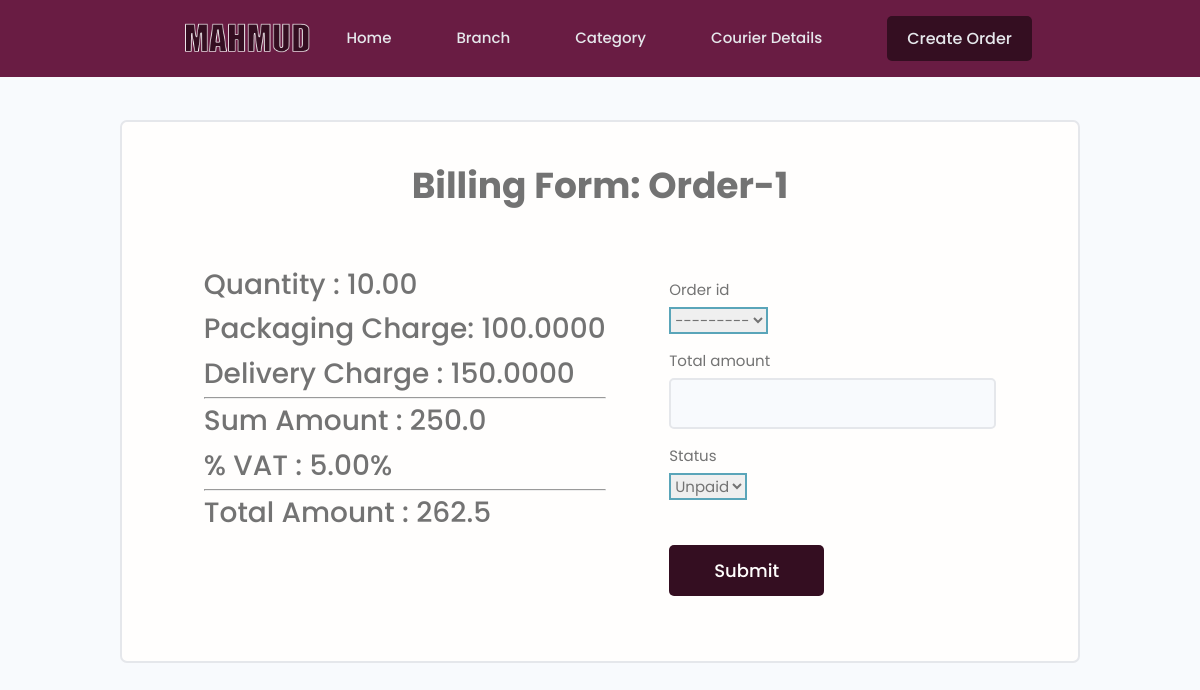
The app's page /billing-form/, older data.
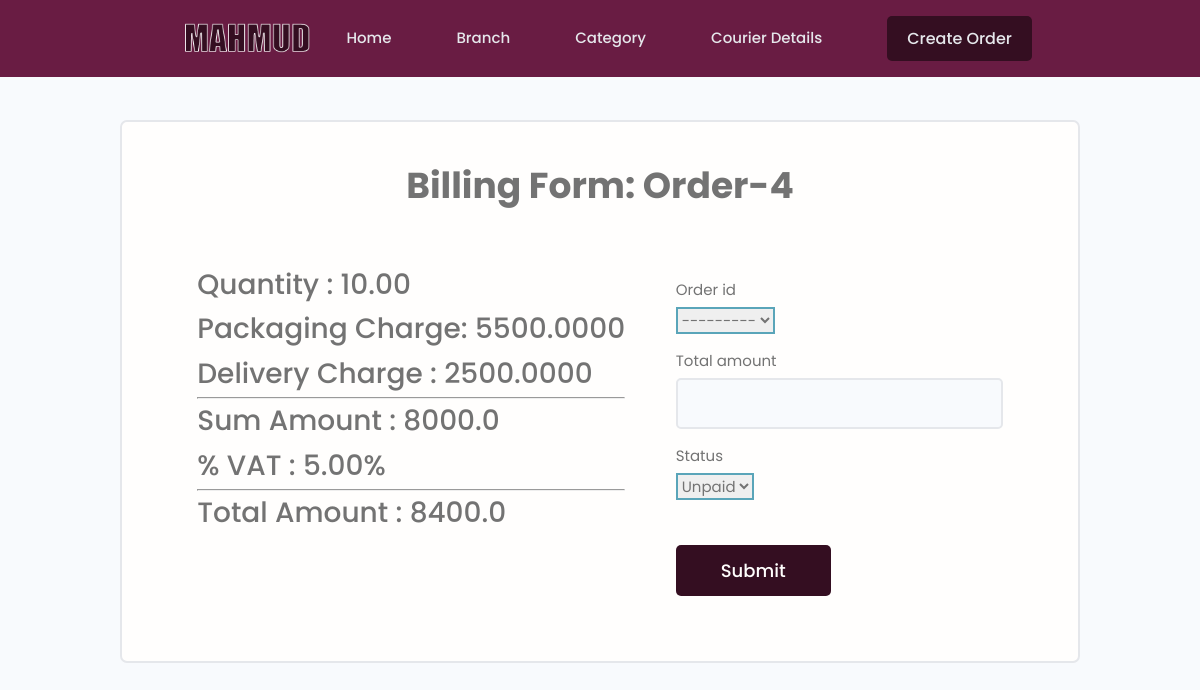
The same page, newer data.
### category/models.py (models this page shows, shortened)
class Order(models.Model):
    GENDER_TYPE = (
        ('male','male'),
        ('female','female'),
        ('others','others')
    )
    order_id = models.CharField(max_length=20, unique=True, primary_key=True, default='Order-')
    customer_name = models.CharField(max_length=200)
    customer_image = models.ImageField(null=True, blank=True, default='default.jpg')
    customer_phone = models.CharField(max_length=200, null=True,blank=True, default='+880')
    customer_address = models.TextField(null=True,blank=True)
    customer_gender = models.CharField(max_length=50,choices=GENDER_TYPE, null=True,blank=True)
    branch_name = models.ForeignKey(Branch, on_delete=models.CASCADE)
    category = models.ForeignKey(Category, on_delete=models.CASCADE)
    quantity = models.DecimalField(max_digits=10, decimal_places=2, default=1)
    order_date = models.DateField(("Date"), default=date.today)
    recipient_name = models.CharField(max_length=200)
    recipient_image = models.ImageField(null=True, blank=True, default='default.jpg')
    recipient_phone = models.CharField(max_length=200, null=True,blank=True, default='+880')
    recipient_address = models.TextField(null=True,blank=True)
    recipient_gender = models.CharField(max_length=50,choices=GENDER_TYPE, null=True,blank=True)
    delivery_date  = models.DateField(("Date"), default=date.today)
    created = models.DateTimeField(auto_now_add=True) #save time once when created
    updated = models.DateTimeField(auto_now=True) #save time every time when updated
    def __str__(self):
        return self.order_id

class Category(models.Model):
    category_id = models.UUIDField(default=uuid.uuid4, unique=True, primary_key=True, editable=False)
    category_name = models.CharField(max_length=200, unique=True)
    category_description = models.TextField(null=True,blank=True)
    category_image = models.ImageField(null=True, blank=True, default='default.jpg')
    category_quantity = models.DecimalField(max_digits=10, decimal_places=2, default=1)
    packaging_charge = models.DecimalField(max_digits=10, decimal_places=2)
    delivery_charge = models.DecimalField(max_digits=10, decimal_places=2)
    category_vat = models.DecimalField(max_digits=10, decimal_places=2, default=5)
    category_created = models.DateTimeField(auto_now_add=True)

### category/views.py (the view)
# urls.py: path('billing-form/', views.createBilling, name='billing-form'),
def createBilling(req):
    form = BillingForm()
    currId = 'Order-1'
    if Order.objects.exists():
        currId = str(Order.objects.latest('created'))
        print(currId)
    category = Order.objects.get(order_id=currId).category
    packCharge = category.packaging_charge
    delCharge = category.delivery_charge
    quantity = Order.objects.get(order_id=currId).quantity
    amount = float(packCharge+delCharge)*float(quantity)
    vat = category.category_vat
    total_amount = amount+amount*float(vat)*.01
    if  req.method=='POST':
        form = BillingForm(req.POST)
        if form.is_valid():
            form.save()
            return redirect('courier-details')
    context = {'form':form,'currId':currId,'packCharge':packCharge*quantity,'delCharge':delCharge*quantity,'quantity':quantity,'amount':amount,'vat':vat,'total_amount':total_amount}
    return render(req, 'category/billing-form.html',context)

### category/forms.py
class BillingForm(ModelForm):
    class Meta:
        model = Billing
        fields = '__all__'
    def  __init__(self, *args, **kwargs):
        super(BillingForm, self).__init__(*args, **kwargs)
        for key, value in self.fields.items():
            value.widget.attrs.update({'class':'input'})

### category/templates/category/billing-form.html (shortened to what this page needs)
<!DOCTYPE html>
{% extends 'main.html' %}
    {% block content %}
    <main class="formPage top-padding-max">
        <div class="container">
            <div class="formWrapper">
                <h2 style="text-align: center;">Billing Form: {{currId}}</h2>
                <br><br>
                <div style="width: 100%; display: flex; justify-content: space-around;">
                    <div>
                        <h4>Quantity        : {{quantity}}</h4>
                        <h4>Packaging Charge: {{packCharge}}</h4>
                        <h4>Delivery Charge : {{delCharge}}</h4><hr>
                        <h4>Sum Amount      : {{amount}}</h4>
                        <h4>% VAT           : {{vat}}%</h4><hr>
                        <h4>Total Amount    : {{total_amount}}</h4>
                    </div>
                    <form class="form" method="POST" enctype="multipart/form-data">
                        {% for field in form %}
                        <div class="form__field">
                            <label for="formInput#text">{{field.label}}</label>
                            {{field}}
                        </div>
                        {% endfor %}
                        <input class="btn btn--sub btn--lg  my-md" type="submit" value="Submit" />
                    </form>
                </div>
            </div>
        </div>
    </main>
    {% endblock content %}

Row changes from the older to the newer data that the page shows:
now on this page (row edited): Order: order_id "Order-4", quantity "10.00"
Text that changed along with them:
{{ packCharge }}: "100.0000" → "5500.0000"
{{ delCharge }}: "150.0000" → "2500.0000"
{{ amount }}: "250.0" → "8000.0"
{{ total_amount }}: "262.5" → "8400.0"
{{ currId }}: "Order-1" → "Order-4"
